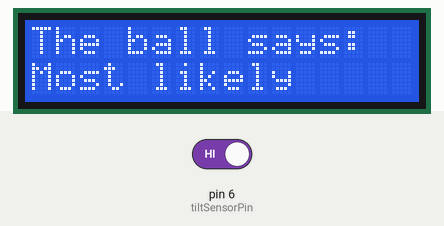
The sketch below on a simulated Arduino Uno, built with avr-gcc and run on an emulated ATmega328P. Shown: 16×2 character LCD. The test bench sets the inputs (shaded band); at power-on: pin 6 (tiltSensorPin) HIGH. Random numbers use the default seed unless the sketch sets one; what the sketch prints to the serial monitor is not drawn.

Above: at 1.2 s.
1.3 s: pin 6 (tiltSensorPin) driven LOW
At 2.6 s:
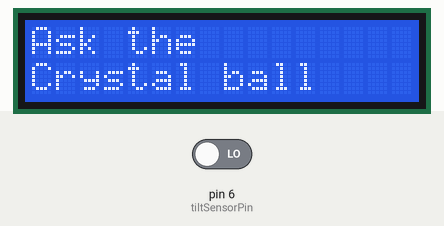
3.5 s: pin 6 (tiltSensorPin) driven HIGH
At 4.5 s:
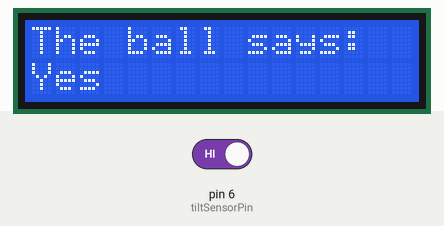
Timing chart, 0 to 6.5 s (numbered marks = the images above; inputs shaded):
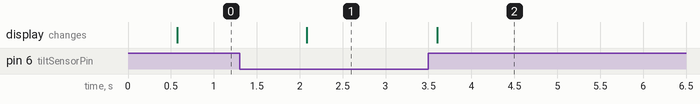

The sketch:

harjoitus_5_1.ino
```cpp
#include <LiquidCrystal.h>
int lcdColumns = 16;
int lcdRows = 2;

int tiltSensorPin = 6;
boolean tiltSensorCurrentState;
boolean tiltSensorBasicState;
int reply = random(8);
LiquidCrystal lcd(12, 11, 5, 4, 3, 2);

void setup()
{
  pinMode(tiltSensorPin, INPUT);
  lcd.begin(lcdColumns, lcdRows);
  // for debugging
  Serial.begin(9600);
}

void loop()
{
  // delay is needed to keep the LCD looking nice
  delay(500);
  // Check if sensor is on the original value
  if (tiltSensorCurrentState == tiltSensorBasicState)
  {
    lcd.clear();
    startingState();
    reply = random(8);
  }
  // read the tilt sensor
  tiltSensorCurrentState = digitalRead(tiltSensorPin);
  Serial.println(tiltSensorCurrentState);
  if (tiltSensorCurrentState != tiltSensorBasicState)
  {
    crystalBallSaysWhat(reply);
  }
}

// Prints out the standard promt
void startingState()
{
  lcd.print("Ask the");
  lcd.setCursor(0, 1);
  lcd.print("Crystal ball");
  lcd.setCursor(0, 0);
}

// Prints out an answer
void crystalBallSaysWhat(int reply)
{
  lcd.clear();
  lcd.setCursor(0, 0);
  lcd.print("The ball says:");
  lcd.setCursor(0, 1);
  switch(reply)
  {
	case 0:
	lcd.print("Yes");
	break;
	case 1:
	lcd.print("Most likely");
	break;
	case 2:
	lcd.print("Certainly");
	break;
	case 3:
	lcd.print("Outlook good");
	break;
	case 4:
	lcd.print("Unsure");
	break;
	case 5:
	lcd.print("Ask again");
	break;
	case 6:
	lcd.print("Doubtful");
	break;
	case 7:
	lcd.print("No");
	break;
  }
}
```

Measured:
- after the input at 1.3 s, the display: changes after 0.78 s (image 1)
- after the input at 3.5 s, the display: changes after 0.10 s (image 2)
